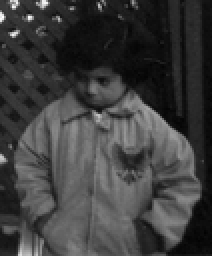
%> input picture pout.tif, 106 x 128 px, shrunk from 240 x 291 before the run (shown 2 times larger)
$ octave 'Histogram with intervals.m'   (GNU Octave 9; MATLAB toolbox functions it lacks are replaced by stand-ins)
%> lines starting %> are read from the running program, lines starting %| are printed output that depends on the picture
clear;
imgGray =imread('pout.tif');
%> imgGray is the input picture: size 128x106x3 uint8; min 2, max 255, mean 61.7
[i,j]=size(imgGray);
%> i = 128; j = 318
% r c est la tabe representant l'histogramme simple
for p = 1:256
    r(p)=0;
end
for m = 1:i
    for n = 1:j
        for p = 1:256
            if imgGray(m,n)== (p-1)
                r(p)=r(p)+1;
            end
        end
    end
end
%> after the loop, r = 256 values, max 918 at index 15, min 0 at index 1, mean 159
% res la table respresentant l histogramme par plage de 15 : [0..15] [15..30] ....
for p = 1:17
    res(p)=0;
end
for p = 1:17
    for k = (1+15*(p-1)):15*p
        res(p)=res(p)+r(k);
    end
end
%> after the loop, res = 17 values, max 7041 at index 2, min 21 at index 17, mean 2394.2

plot(r),figure,plot(res);
%> after `plot(r)`:
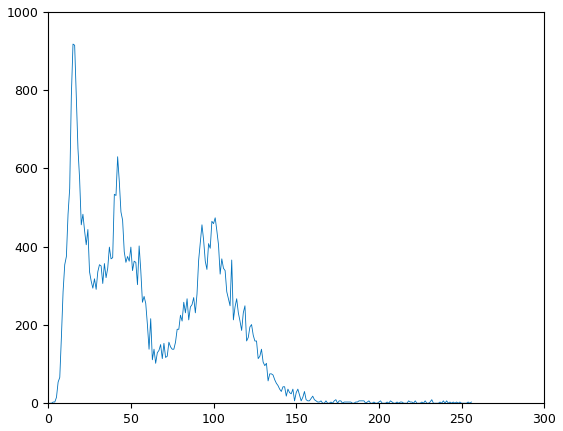
%> figure redrawn from the program's plot data; curve peaks at x = 15, y = 918
%> after `plot(res)`:
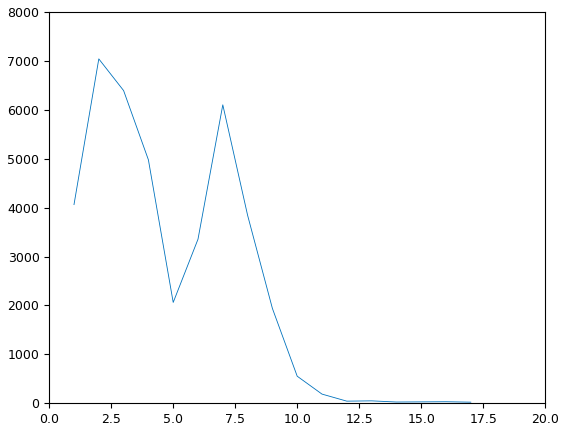
%> figure redrawn from the program's plot data; curve peaks at x = 2, y = 7041
